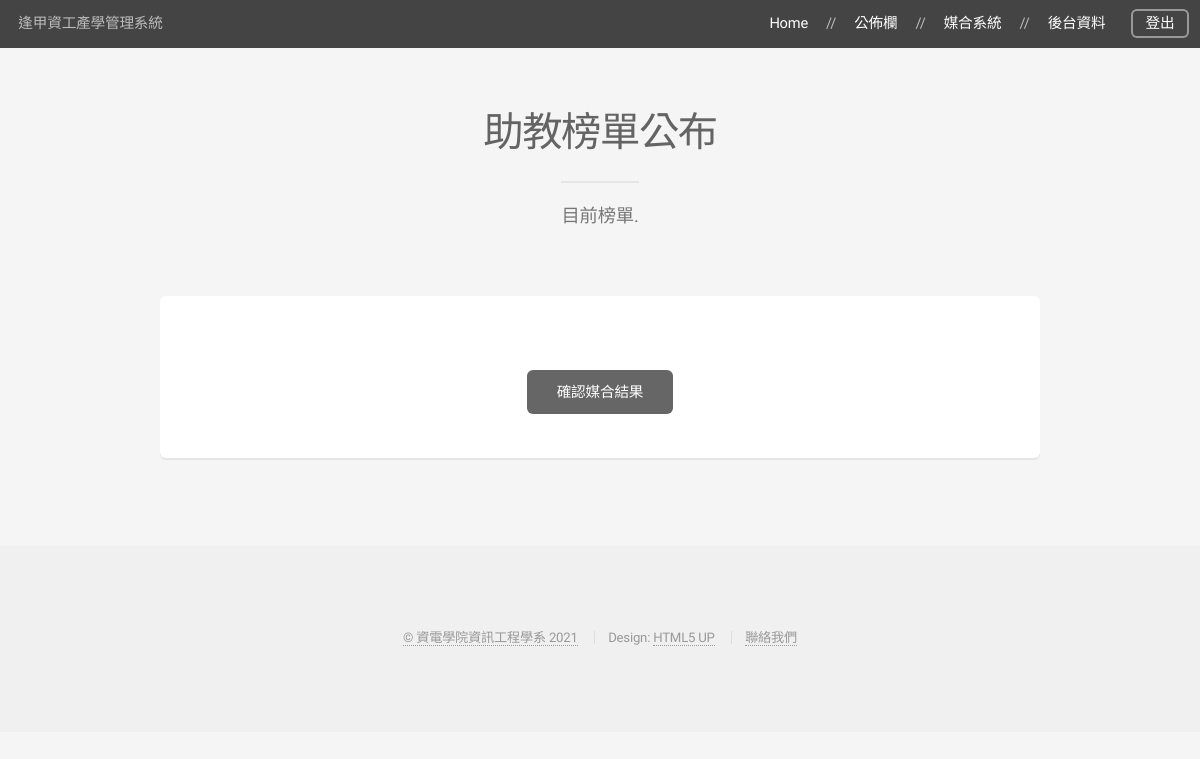
Before: /match/ (signed in) with the older database file.
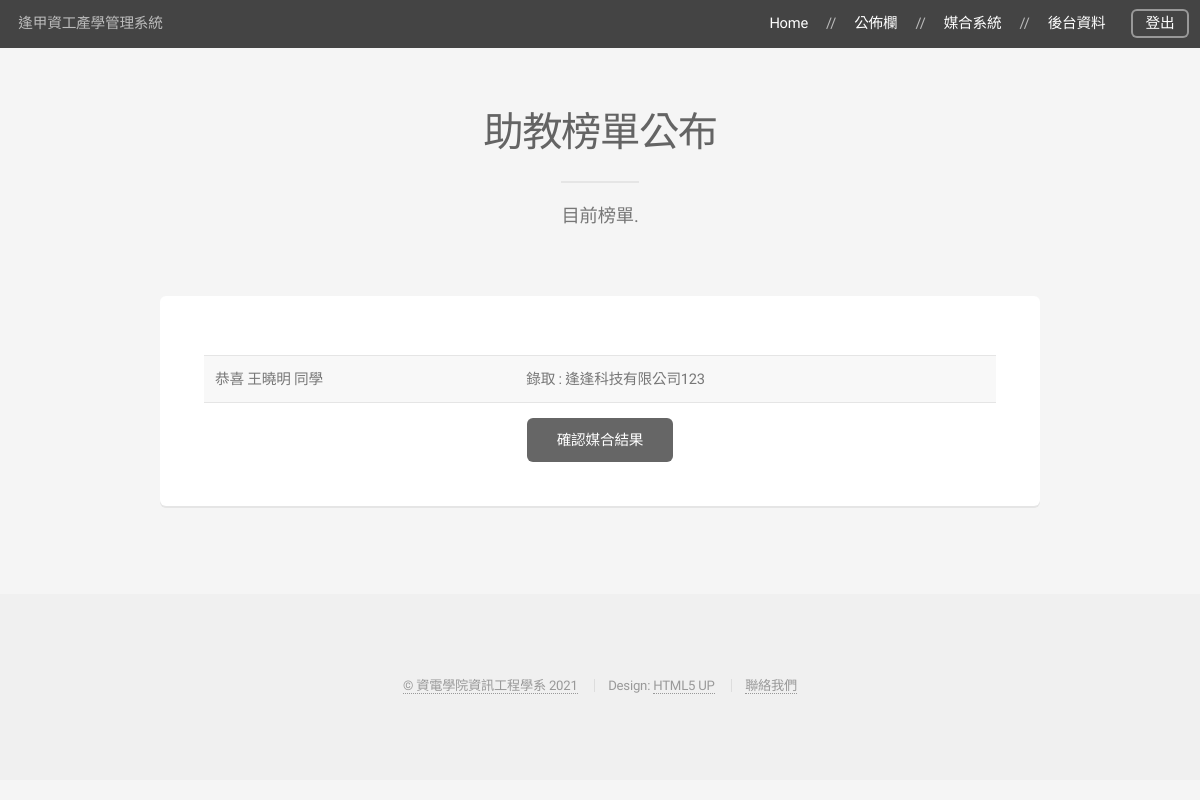
After: the same page with the newer database file.
### match/models.py (models this page shows)
class Result(models.Model):
    student = models.ForeignKey(Student, related_name='result_student', on_delete=models.CASCADE, verbose_name='學生')
    company = models.ForeignKey(Company, related_name='result_company', on_delete=models.CASCADE, verbose_name='公司')
    result_vacancy = models.CharField(max_length=20, verbose_name='獲得職位')
    class Meta:
        ordering = ('student',)
        verbose_name = '媒合結果'
        verbose_name_plural = '媒合結果'

### student/models.py (models this page shows, shortened)
class Student(models.Model):
    user = models.ForeignKey(User, related_name='student_user', on_delete=models.CASCADE, verbose_name='使用者')
    name = models.CharField(max_length=10, verbose_name='姓名', blank=True)
    class_name = models.CharField(max_length=10, verbose_name='班級', blank=True)
    phone = models.CharField(max_length=50, verbose_name='聯絡電話', blank=True)
    email = models.CharField(max_length=100, verbose_name='email', blank=True)
    give_up = models.BooleanField(verbose_name='放棄名額', default=False)
    class Meta:
        ordering = ('user',)
        verbose_name = '學生資料'
        verbose_name_plural = '學生資料'

### company/models.py (models this page shows, shortened)
class Company(models.Model):
    contact_persons = models.ManyToManyField(ContactPerson, verbose_name='企業聯絡人', blank=True)
    name = models.CharField(max_length=30, verbose_name='公司名稱', blank=True)
    industry = models.CharField(max_length=100, verbose_name='產業別', blank=True)
    uniform_numbers = models.CharField(max_length=20, verbose_name='統一編號', blank=True)
    capital = models.CharField(max_length=50, verbose_name='資本額', blank=True)
    employee = models.IntegerField(verbose_name='員工數', blank=True, default=0)
    website = models.CharField(max_length=100, verbose_name='公司網站', blank=True)
    address = models.CharField(max_length=100, verbose_name='通訊地址', blank=True)
    foreign = models.CharField(max_length=10, verbose_name='是否接受外籍生實習', blank=True)
    inter_ship_start = models.CharField(max_length=15, verbose_name='實習期間 (起)', blank=True)
    inter_ship_end = models.CharField(max_length=15, verbose_name='實習期間 (訖)', blank=True)
    work_time = models.CharField(max_length=30, verbose_name='工作時間', blank=True)
    work_place = models.TextField(verbose_name='實習地點地址', blank=True)
    vacancy = models.IntegerField(verbose_name='實習名額', blank=True, default=0)
    salary = models.TextField(verbose_name='薪資', blank=True)
    welfare = models.CharField(max_length=20, verbose_name='其他福利', blank=True)
    explanation = models.CharField(max_length=500, verbose_name='廠商說明會日期', blank=True)
    introduction = models.FileField(upload_to='company/', validators=[validators.FileExtensionValidator(['pdf'],
                                    message='簡介必須為pdf格式')], verbose_name='簡介', blank=True, null=True)
    interview = models.CharField(max_length=50, verbose_name='面試方式', blank=True)
    class Meta:
        ordering = ('name',)
        verbose_name = '企業資料'
        verbose_name_plural = '企業資料'

### match/views.py (the view)
# urls.py: path('match/', include('match.urls')),
def match(request):
    if request.user.is_authenticated:
        if request.user.profile.role == Profile.MANAGER:
            result_ob = Result.objects.all()
            if request.method == 'POST':
                message = '媒合!'
                match_code()
        else:
            message = '身分錯誤！請先登出切換身分！'
            return redirect('')
        return render(request, 'match.html', locals())
    else:
        return redirect('')

### match/templates/match.html (shortened to what this page needs)
{% extends 'base.html' %}
{% block headmessage %}
    <header>
        <h2>助教榜單公布</h2>
        <p>目前榜單.</p>
    </header>
{% endblock %}
{% block content %}
    <div class="box">
        <form method="POST" action="">
            <div class="row gtr-50 gtr-uniform">
                <div class="col-12">
                </div>
                <div class="col-12">
                    <table>
                        <tbody>
                            {% for unit in result_ob%}
                                <tr>
                                    <td>恭喜   {{ unit.student.name }} 同學</td>
                                    <td>錄取 : {{ unit.company.name }} </td>
                                </tr>
                            {% endfor %}
                        </tbody>
                    </table>
                </div>
                <div class="col-12">
                <ul class="actions special">
                    <li><input type="submit" onclick="return(confirm('確定媒合'))" value="確認媒合結果" /></li>
                </ul>
                </div>
            </div>
        </form>
    </div>
{% endblock %}

### web/templates/base.html (shortened to what this page needs)
{% load static %}
<!DOCTYPE html>
<html lang="zh-Hant">
<head>
    <link rel="stylesheet" href="{% static 'css/main.css' %}">
</head>
<body class="is-preload">
    <div id="page-wrapper">
        {% include 'header.html' %}
        <section id="main" class="container">
            {% block headmessage %} {% endblock %}
            {% block content %} {% endblock %}
        </section>
        {% include 'footer.html' %}
    </div>
</body>
</html>

### web/templates/header.html
<header id="header">
    <h1>逢甲資工產學管理系統</h1>
    <nav id="nav">
        <ul>
            <li><a href="/">Home</a> // </li>
            <li><a href="/news/list">公佈欄</a> // </li>
            <li><a href="/personal_index">媒合系統</a> // </li>
            {% if request.user.profile.role == 1 %}
                <li><a href="/inter_ship">實習報告</a></li>
            {% elif request.user.profile.role == 2 %}
                <li><a href="/company/companyInformation/" >企業資訊</a></li>
            {% elif request.user.profile.role == 3 %}
                <li><a href="/admin" >後台資料</a></li>
            {% else %}
                <li><a href="/inter_ship">實習報告</a></li>
            {% endif %}
            {% if request.user.is_authenticated %}
                <li><a href="/logout" class="button">登出</a></li>
            {% else %}
                <li><a href="/personal_index" class="button">登入</a></li>
            {% endif %}
        </ul>
    </nav>
</header>

### web/templates/footer.html
<footer id="footer">
    <ul class="copyright">
        <li><a href="https://www.iecs.fcu.edu.tw/">&copy; 資電學院資訊工程學系 2021</a></li>
        <li>Design: <a href="http://html5up.net" target="_blank">HTML5 UP</a></li>
        <li><a href="/contact">聯絡我們</a></li>
    </ul>
</footer>

Changed rows visible on the page:
added Result: student.name "王曉明", company.name "逢逢科技有限公司123"
